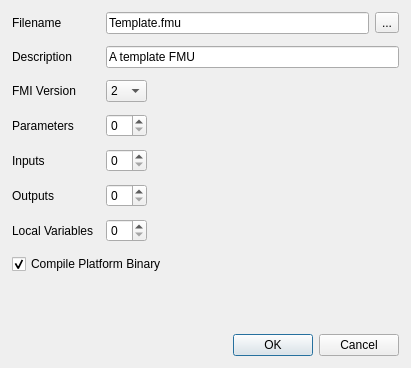
<?xml version="1.0" encoding="UTF-8"?>
<ui version="4.0">
 <class>GenerateFMUDialog</class>
 <widget class="QDialog" name="GenerateFMUDialog">
  <property name="geometry">
   <rect>
    <x>0</x>
    <y>0</y>
    <width>411</width>
    <height>368</height>
   </rect>
  </property>
  <property name="windowTitle">
   <string>Create an FMU</string>
  </property>
  <layout class="QGridLayout" name="gridLayout">
   <property name="leftMargin">
    <number>12</number>
   </property>
   <property name="topMargin">
    <number>12</number>
   </property>
   <property name="rightMargin">
    <number>12</number>
   </property>
   <property name="bottomMargin">
    <number>12</number>
   </property>
   <property name="spacing">
    <number>12</number>
   </property>
   <item row="4" column="0" colspan="2">
    <widget class="QLabel" name="label">
     <property name="text">
      <string>Parameters</string>
     </property>
    </widget>
   </item>
   <item row="1" column="2" colspan="2">
    <widget class="QWidget" name="widget" native="true">
     <layout class="QHBoxLayout" name="horizontalLayout">
      <property name="leftMargin">
       <number>0</number>
      </property>
      <property name="topMargin">
       <number>0</number>
      </property>
      <property name="rightMargin">
       <number>0</number>
      </property>
      <property name="bottomMargin">
       <number>0</number>
      </property>
      <item>
       <widget class="QLineEdit" name="lineEdit">
        <property name="text">
         <string>Template.fmu</string>
        </property>
       </widget>
      </item>
      <item>
       <widget class="QToolButton" name="toolButton">
        <property name="text">
         <string>...</string>
        </property>
       </widget>
      </item>
     </layout>
    </widget>
   </item>
   <item row="3" column="0">
    <widget class="QLabel" name="label_6">
     <property name="text">
      <string>FMI Version</string>
     </property>
    </widget>
   </item>
   <item row="1" column="0">
    <widget class="QLabel" name="label_5">
     <property name="text">
      <string>Filename</string>
     </property>
    </widget>
   </item>
   <item row="5" column="2">
    <widget class="QSpinBox" name="spinBox_2"/>
   </item>
   <item row="9" column="0" colspan="4">
    <spacer name="verticalSpacer">
     <property name="orientation">
      <enum>Qt::Orientation::Vertical</enum>
     </property>
     <property name="sizeHint" stdset="0">
      <size>
       <width>20</width>
       <height>40</height>
      </size>
     </property>
    </spacer>
   </item>
   <item row="6" column="2">
    <widget class="QSpinBox" name="spinBox_3"/>
   </item>
   <item row="7" column="2">
    <widget class="QSpinBox" name="spinBox_4"/>
   </item>
   <item row="7" column="0" colspan="2">
    <widget class="QLabel" name="label_4">
     <property name="text">
      <string>Local Variables</string>
     </property>
    </widget>
   </item>
   <item row="10" column="0" colspan="4">
    <widget class="QDialogButtonBox" name="buttonBox">
     <property name="orientation">
      <enum>Qt::Orientation::Horizontal</enum>
     </property>
     <property name="standardButtons">
      <set>QDialogButtonBox::StandardButton::Cancel|QDialogButtonBox::StandardButton::Ok</set>
     </property>
    </widget>
   </item>
   <item row="6" column="0" colspan="2">
    <widget class="QLabel" name="label_3">
     <property name="text">
      <string>Outputs</string>
     </property>
    </widget>
   </item>
   <item row="5" column="0" colspan="2">
    <widget class="QLabel" name="label_2">
     <property name="text">
      <string>Inputs</string>
     </property>
    </widget>
   </item>
   <item row="3" column="3">
    <spacer name="horizontalSpacer">
     <property name="orientation">
      <enum>Qt::Orientation::Horizontal</enum>
     </property>
     <property name="sizeHint" stdset="0">
      <size>
       <width>40</width>
       <height>20</height>
      </size>
     </property>
    </spacer>
   </item>
   <item row="3" column="2">
    <widget class="QComboBox" name="comboBox">
     <item>
      <property name="text">
       <string>2</string>
      </property>
     </item>
     <item>
      <property name="text">
       <string>3</string>
      </property>
     </item>
    </widget>
   </item>
   <item row="4" column="2">
    <widget class="QSpinBox" name="spinBox"/>
   </item>
   <item row="8" column="0" colspan="4">
    <widget class="QCheckBox" name="checkBox">
     <property name="text">
      <string>Compile Platform Binary</string>
     </property>
     <property name="checked">
      <bool>true</bool>
     </property>
    </widget>
   </item>
   <item row="2" column="2" colspan="2">
    <widget class="QLineEdit" name="lineEdit_2">
     <property name="text">
      <string>A template FMU</string>
     </property>
    </widget>
   </item>
   <item row="2" column="0">
    <widget class="QLabel" name="label_7">
     <property name="text">
      <string>Description</string>
     </property>
    </widget>
   </item>
  </layout>
 </widget>
 <resources/>
 <connections>
  <connection>
   <sender>buttonBox</sender>
   <signal>accepted()</signal>
   <receiver>GenerateFMUDialog</receiver>
   <slot>accept()</slot>
   <hints>
    <hint type="sourcelabel">
     <x>248</x>
     <y>254</y>
    </hint>
    <hint type="destinationlabel">
     <x>157</x>
     <y>274</y>
    </hint>
   </hints>
  </connection>
  <connection>
   <sender>buttonBox</sender>
   <signal>rejected()</signal>
   <receiver>GenerateFMUDialog</receiver>
   <slot>reject()</slot>
   <hints>
    <hint type="sourcelabel">
     <x>316</x>
     <y>260</y>
    </hint>
    <hint type="destinationlabel">
     <x>286</x>
     <y>274</y>
    </hint>
   </hints>
  </connection>
 </connections>
</ui>
